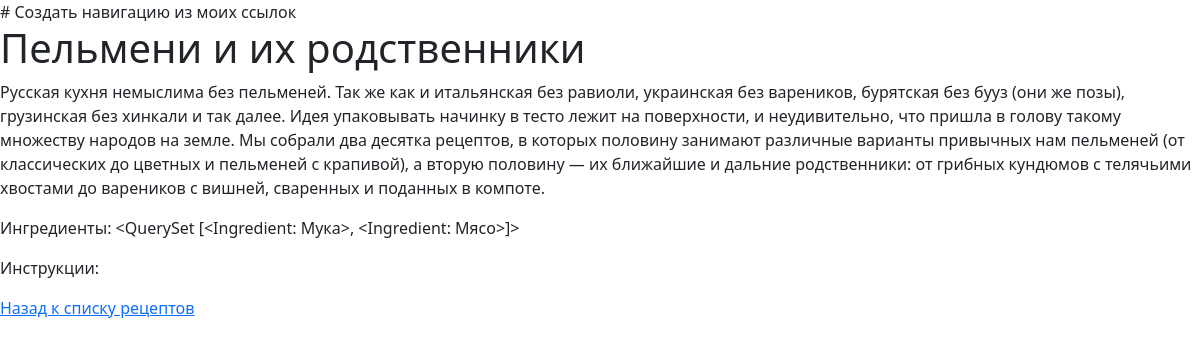
The page /recipe_detail/1/ on the database its author committed.
### recipe/models.py (models this page shows, shortened)
class Recipe(models.Model):
    title = models.CharField(max_length=100)
    description = models.TextField()
    ingredients = models.TextField()
    directions = models.TextField()
    created_at = models.DateTimeField(auto_now_add=True)
    updated_at = models.DateTimeField(auto_now=True)
    image = models.ImageField(upload_to='images/', blank=True, null=True)
    author = models.ForeignKey(Author, on_delete=models.CASCADE)  # обновленная строка
    category = models.ForeignKey(Category, on_delete=models.CASCADE)

### recipe/views.py (the view)
# urls.py: path('recipe_detail/<int:recipe_id>/', recipe_detail, name='recipe_detail'),
def recipe_detail(request, recipe_id):
    recipe = Recipe.objects.get(pk=recipe_id)
    return render(request, 'recipe/recipe.html', {'recipe': recipe})

### recipe/templates/recipe/recipe.html (shortened to what this page needs)
{% extends 'base.html' %}
{% block content %}
   <h1>{{ recipe.title }}</h1>
    <p>{{ recipe.description }}</p>
    <p>Ингредиенты: {{ recipe.ingredients }}</p>
    <p>Инструкции: {{ recipe.instructions }}</p>
    <a href="{% url 'index' %}">Назад к списку рецептов</a>
{% endblock %}

### rows shown on the page
Recipe: title "Пельмени и их родственники", description "Русская кухня немыслима без пельменей. Так же как и итальянская без равиоли, украинская без вареников, бурятская без бууз (они же позы), грузинская без хинкали и так далее. Идея упаковывать начинку в тесто лежит на поверхности, и неудивительно, что пришла в голову такому множеству народов на земле. Мы собрали два десятка рецептов, в которых половину занимают различные варианты привычных нам пельменей (от классических до цветных и пельменей с крапивой), а вторую половину — их ближайшие и дальние родственники: от грибных кундюмов с телячьими хвостами до вареников с вишней, сваренных и поданных в компоте.", ingredients "<QuerySet [<Ingredient: Мука>, <Ingredient: Мясо>]>"
